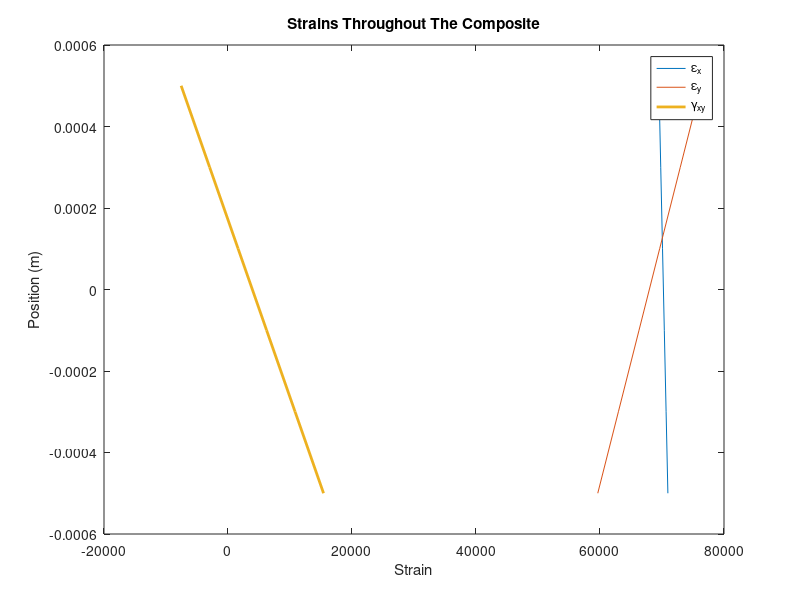
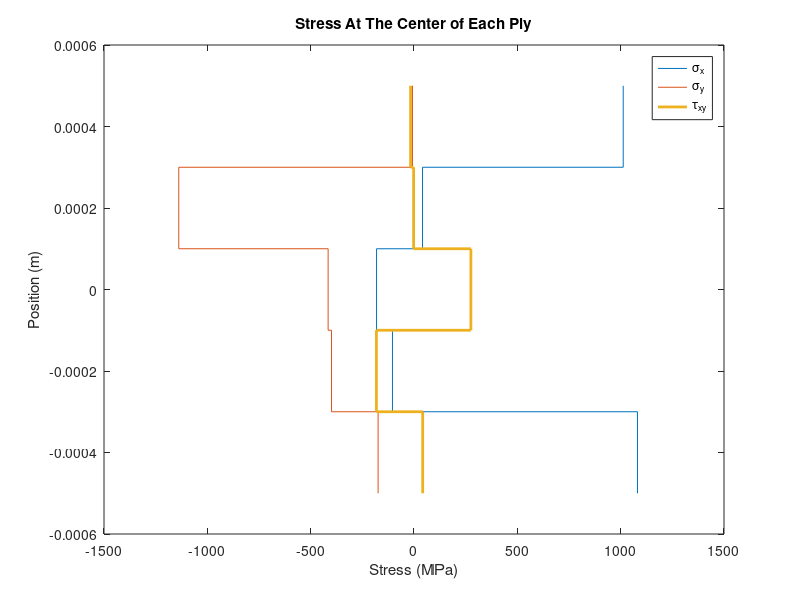
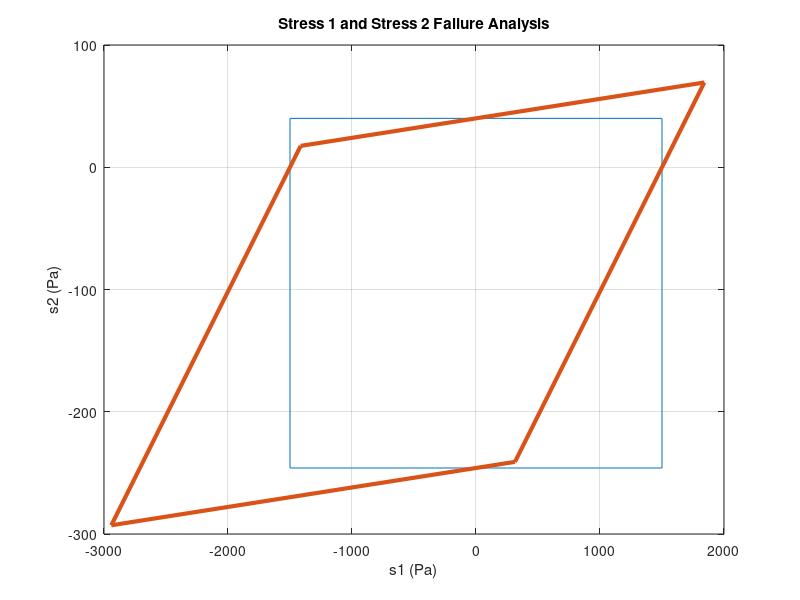

These figures' MATLAB source, in order: (Note: this script raises an error after producing the figures.)
%Leif Wesche
%Classical Laminate Theory
%Composite Laminate Stress, Strain, Deformation, Failure Analysis

close all
clear all
clc

% Enter Material Properties
E1=181*10^3; %MPa
E2=10.3*10^3; %MPa
G12=7.17*10^3; %MPa
v12=0.28;
h=0.2/1000; %m

% Enter Play Orientation, starting at the bottom
theta=[0, 45, -45, 90, 0]; %deg

% Enter Ply Strengths
s1p=1500; %MPa
s1m=1500; %MPa
s2p=40; %MPa
s2m=246; %MPa
s12=68; %MPa

% Enter Thermal and Moisture Properties 
alpha1=1000;
alpha2=1000;
alpha12=1000;
beta1=1000;
beta2=1000;
beta12=1000;


% Enter Loading conditions
Nx=0.4; %MPa*m
Ny=-0.3; %MPa*m
Nxy=0; %MPa*m
Mx=0; %
My=0; %
Mxy=0; %

%Temperature and Moisture properties differential
dTt= 50;
dTb= 20;
dCt=0;
dCb=0;

dT0=(dTt+dTb)/2;
dT1=dTt-dT0;
dT2=dTb-dT0;
dC0=(dCt+dCb)/2;
dC1=dCt-dC0;
dC2=dCb-dC0;
alpha=[alpha1; alpha2; alpha12];
beta=[beta1; beta2; beta12];

% Compile Linear Z vector
z=linspace(-h*length(theta)/2, h*length(theta)/2, length(theta)+1);

D=(1-(E2./E1)*(v12.^2));

Q=[E1/D, E2*v12/D, 0;
   E2*v12/D, E2/D, 0;
   0, 0, G12];

%Calculate Q_bar matricies
for i=1:length(theta)
    
T_sig{i}=[cosd(theta(i)).^2, sind(theta(i)).^2, 2.*cosd(theta(i)).*sind(theta(i));
      sind(theta(i)).^2, cosd(theta(i)).^2, -2.*cosd(theta(i)).*sind(theta(i));
      -1.*cosd(theta(i)).*sind(theta(i)), 1.*cosd(theta(i)).*sind(theta(i)), (cosd(theta(i)).^2 - sind(theta(i)).^2)];
  
T_eps{i}=[cosd(theta(i)).^2, sind(theta(i)).^2, 1.*cosd(theta(i)).*sind(theta(i));
       sind(theta(i)).^2, cosd(theta(i)).^2, -1.*cosd(theta(i)).*sind(theta(i));
       -2.*cosd(theta(i)).*sind(theta(i)), 2.*cosd(theta(i)).*sind(theta(i)), (cosd(theta(i)).^2 - sind(theta(i)).^2)];

Q_bar{i}=inv(T_sig{i})*Q*T_eps{i};
end

%Calculate Thermal Load 
Nht=[0;0;0];
Mht=[0;0;0];
for i=1:length(theta)
%Uniform Part
Nht=Nht+dT0*(z(i+1)-z(i)).*Q_bar{i}*(T_eps{i}*alpha);
Nht=Nht+dT0*(z(i+1)-z(i)).*Q_bar{i}*(T_eps{i}*beta);
Mht=Mht+dT0*(1/2)*((z(i+1)).^2-(z(i)).^2).*Q_bar{i}*(T_eps{i}*alpha);
Mht=Mht+dT0*(1/2)*((z(i+1)).^2-(z(i)).^2).*Q_bar{i}*(T_eps{i}*beta);
%Linear Part
Nht=Nht+dT1*(1/2)*((z(i+1)).^2-(z(i)).^2).*Q_bar{i}*(T_eps{i}*alpha);
Nht=Nht+dT1*(1/2)*((z(i+1)).^2-(z(i)).^2).*Q_bar{i}*(T_eps{i}*beta);
Mht=Mht+dT1*(1/3)*((z(i+1)).^3-(z(i)).^3).*Q_bar{i}*(T_eps{i}*alpha);
Mht=Mht+dT1*(1/3)*((z(i+1)).^3-(z(i)).^3).*Q_bar{i}*(T_eps{i}*beta);
end





%Calculate and sum A, B, and D matricies
A=[0,0,0;0,0,0;0,0,0];
B=A;
D=A;
for i=1:length(theta)
A= A + Q_bar{i}*(z(i+1)-z(i));
B= B + (1/2)*Q_bar{i}*((z(i+1)).^2-(z(i)).^2);
D= D + (1/3)*Q_bar{i}*((z(i+1)).^3-(z(i)).^3);
end

%Compile ABD
ABD1=cat(2, A, B);
ABD2=cat(2, B, D);
ABD=cat(1, ABD1, ABD2);

%Calculate midpoint strains and curvature
Loading=[Nx; Ny; Nxy; Mx; My; Mxy];
Loading_ht=[Nht; Mht];
Prod_ht=inv(ABD)*Loading_ht;
Prod=inv(ABD)*Loading;
Strain_mid=Prod(1:3);
Curvature=Prod(4:6);
Strain_mid_plot=Prod(1:3)+Prod_ht(1:3);
Curvature_plot=Prod(4:6)+Prod_ht(4:6);


%Calculate Strain at Ply Top and Bottom
for i=1:length(z)
Strain_x(i)=Strain_mid(1)+z(i)*Curvature(1);
Strain_y(i)=Strain_mid(2)+z(i)*Curvature(2);
Strain_xy(i)=Strain_mid(3)+z(i)*Curvature(3);

Strain_x_plot(i)=Strain_mid_plot(1)+z(i)*Curvature_plot(1);
Strain_y_plot(i)=Strain_mid_plot(2)+z(i)*Curvature_plot(2);
Strain_xy_plot(i)=Strain_mid_plot(3)+z(i)*Curvature_plot(3);
end

%Plot Strains Throughout Composite
figure
plot(Strain_x_plot, z, Strain_y_plot, z, Strain_xy_plot, z, 'linewidth', 2)
title('Strains Throughout The Composite'); ylabel('Position (m)'); xlabel('Strain')
legend('\epsilon_{x}', '\epsilon_{y}', '\gamma_{xy}', 'Location', 'Best')

%Calculate Strain at Center-Ply
z_ply=linspace((-h*length(theta)+h)/2, (h*length(theta)-h)/2, length(theta));
for i=1:length(z_ply)
Strain_x(i)=Strain_mid(1)+z(i)*Curvature(1);
Strain_y(i)=Strain_mid(2)+z(i)*Curvature(2);
Strain_xy(i)=Strain_mid(3)+z(i)*Curvature(3);
end

%Calculate Stress at Center-Ply
for i=1:length(z_ply) 
Stress_refxy{i}=Q_bar{i}*[Strain_x(i); Strain_y(i); Strain_xy(i)];    
Stress_dummy_refxy=Stress_refxy{i};
Stress_x_dummy(i)=Stress_dummy_refxy(1);
Stress_y_dummy(i)=Stress_dummy_refxy(2);
Stress_xy_dummy(i)=Stress_dummy_refxy(3);


Stress_ref12{i}=T_sig{i}*Stress_refxy{i};
Stress_dummy_ref12=Stress_ref12{i};
Stress_1_dummy(i)=Stress_dummy_ref12(1);
Stress_2_dummy(i)=Stress_dummy_ref12(2);
Stress_12_dummy(i)=Stress_dummy_ref12(3);
end

%Expand Stress and z vectors to show ply stress discontinuity
Stress_x=[];
Stress_y=[];
Stress_xy=[];
for i=1:length(z_ply) 
Stress_x=[Stress_x, Stress_x_dummy(i), Stress_x_dummy(i)];
Stress_y=[Stress_y, Stress_y_dummy(i), Stress_y_dummy(i)];
Stress_xy=[Stress_xy, Stress_xy_dummy(i), Stress_xy_dummy(i)];
end
z_stress=[z(1)];
for i=1:(length(z_ply)-1) 
z_stress=[z_stress, z(i+1), z(i+1)];
end
z_stress=[z_stress, z(end)];

%Plot Stress Throughout Composite
figure
plot(Stress_x, z_stress, Stress_y, z_stress, Stress_xy, z_stress, 'linewidth', 2)
title('Stress At The Center of Each Ply'); ylabel('Position (m)'); xlabel('Stress (MPa)')
legend('\sigma_{x}', '\sigma_{y}', '\tau_{xy}', 'Location', 'Best')

%%%%%Evaluate Failure%%%%


%Stress Failure Theory
 for i=1:length(z_ply) 
     %Direction 1
     if Stress_1_dummy(i) > s1p         
        X = ['Maximum Stress Theory Failure in Direction 1 at ply ',num2str(i)];
        disp(X)
     end
     if Stress_1_dummy(i) < -1*s1m
        X = ['Maximum Stress Theory Failure in Direction 1 at ply ',num2str(i)];
        disp(X)         
     end
     %Direction 2
     if Stress_2_dummy(i) > s2p         
        X = ['Maximum Stress Theory Failure in Direction 2 at ply ',num2str(i)];
        disp(X)
     end
     if Stress_2_dummy(i) < -1*s2m
        X = ['Maximum Stress Theory Failure in Direction 2 at ply ',num2str(i)];
        disp(X)         
     end     
 end

 
%Strain Failure Theory
e1p=s1p/E1;
e1m=s1m/E1;
e2p=s2p/E2;
e2m=s2m/E2;
sig1_3 = @(sig2) E1/(v12*E2)*(sig2+s2m);
sig1_4 = @(sig2) E1/(v12*E2)*(sig2-s2p);
sig2_13 = (s2m/(v12*v12) - E2*s1p/(E1*(v12)))/(1-1/(v12*v12));
sig2_14 = -1*(s2p/(v12*v12) + E2*s1p/(E1*(v12)))/(1-1/(v12*v12));
sig2_24 = (E2*s1m/(v12*E1) - s2p/(v12*v12))/(1-1/(v12*v12));
sig2_23 = (E2*s1m/(v12*E1) + s2m/(v12*v12))/(1-1/(v12*v12));
strain_envelope_1 = [sig1_3(sig2_13), sig1_4(sig2_14) sig1_4(sig2_24), sig1_3(sig2_23), sig1_3(sig2_13)];
strain_envelope_2 = [sig2_13, sig2_14, sig2_24, sig2_23, sig2_13];

for i=1:length(z_ply)
     %Direction 1
     if (Stress_1_dummy(i)./E1 - v12.*Stress_2_dummy(i)./E2) > e1p         
        X = ['Maximum Strain Theory Failure in Direction 1 at ply ',num2str(i)];
        disp(X)
     end
     if (Stress_1_dummy(i)./E1 - v12.*Stress_2_dummy(i)./E2) < -1*e1m
        X = ['Maximum Strain Theory Failure in Direction 1 at ply ',num2str(i)];
        disp(X)         
     end
     %Direction 1
     if (Stress_2_dummy(i)./E2 - v12.*Stress_1_dummy(i)./E1) > e2p         
        X = ['Maximum Strain Theory Failure in Direction 2 at ply ',num2str(i)];
        disp(X)
     end
     if (Stress_2_dummy(i)./E2 - v12.*Stress_1_dummy(i)./E1) < -1*e2m
        X = ['Maximum Strain Theory Failure in Direction 2 at ply ',num2str(i)];
        disp(X)         
     end     
end




%Tsai-Wu Theory
F1 = (1/s1p) - (1/s1m);
F11 = 1/(s1p*s1m);
F2 = (1/s2p) - (1/s2m);
F22 = 1/(s2p*s2m);
F12 = -0.5 * sqrt(F11*F22);
F66 = 1/(s12*s12);
for i=1:length(z_ply);
     %Tsai-Wu
     if (Stress_1_dummy(i)*F1 + Stress_2_dummy(i)*F2 + F11*(Stress_1_dummy(i)).^2 + F22*(Stress_2_dummy(i)).^2 + F66*(Stress_12_dummy(i)).^2 + 2*F12*(Stress_1_dummy(i))*(Stress_2_dummy(i)) ) > 1        
        X = ['Tsai-Wu Theory Failure at ply ',num2str(i)];
        disp(X)
     end 
end


%Plot Stress Failure Envelopes (Neglect s12)
figure
plot([-s1m, -s1m, s1p, s1p, -s1m], [-s2m, s2p, s2p, -s2m, -s2m], strain_envelope_1, strain_envelope_2, 'Linewidth', 3); grid on
title('Stress 1 and Stress 2 Faliure Analysis'); ylabel('s2 (Pa)'); xlabel('s1 (Pa)')
hold on
for i=1:length(z_ply)
fimplicit(@(s1,s2) F1*s1 + F2*s2 + F11*(s1)^2 + F22*(s2)^2 + F66*(Stress_12_dummy(i))^2 + 2*F12*s1*s2 -1, [-s1m*2.5 s1p*2.5 -s2m*2.5 s2p*2.5], 'linewidth', 3)
end
hold on
plot(Stress_1_dummy, Stress_2_dummy, 'go', 'Linewidth', 3)
legend('Max Stress Envelop', 'Max Strain Envelope', '\gamma_{xy}', 'Location', 'Best')










